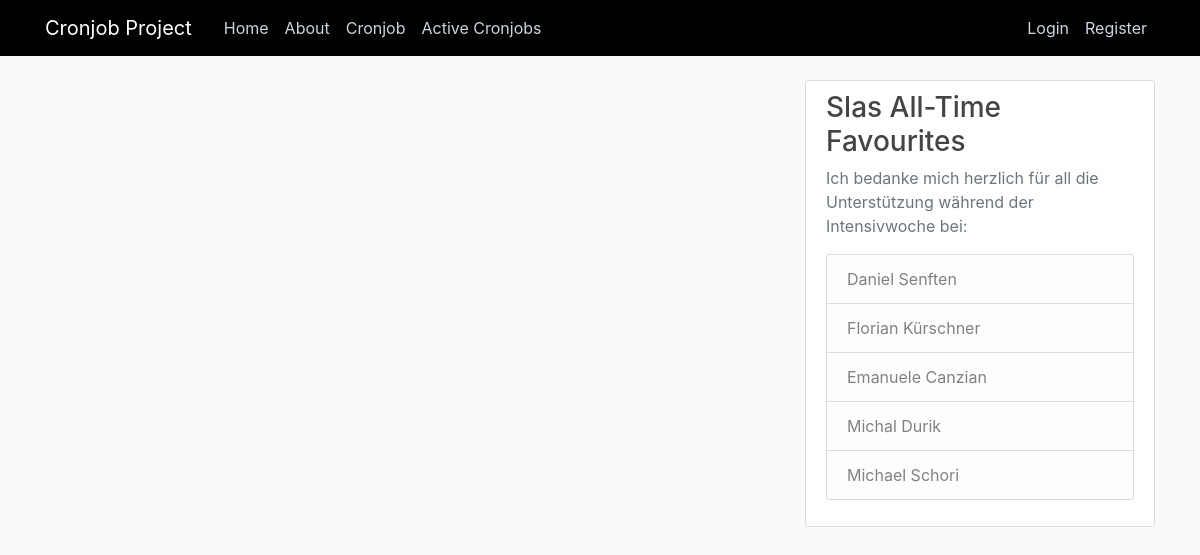
/, run on an earlier commit of the app's database.
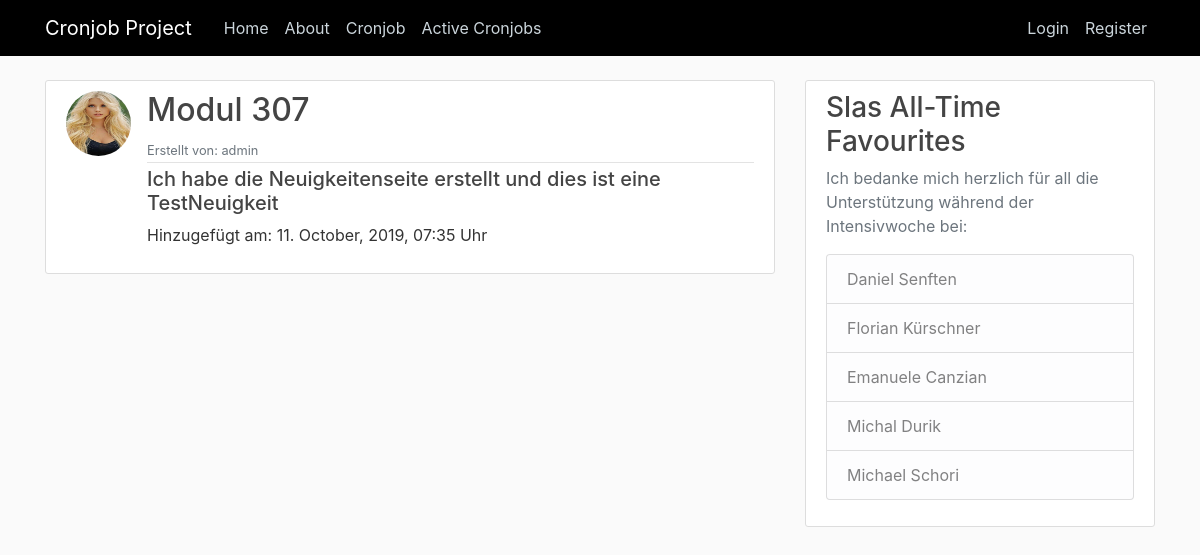
And on a later commit of the database.
### my_app/models.py (models this page shows, shortened)
class Neuigkeiten(models.Model):
    user = models.ForeignKey(User, on_delete=models.CASCADE, default='1')
    title = models.CharField(max_length=128, null=False, default='')
    text = models.TextField(max_length=1000, null=False, default='')
    added = models.DateTimeField(default=timezone.now)

### users/models.py (models this page shows, shortened)
class Profile(models.Model):
    user = models.OneToOneField(User, on_delete=models.CASCADE)
    image = models.ImageField(default='static/media/profile_pics/default.jpg', upload_to='profile_pics')

### my_app/views.py (the view)
# urls.py: 2. Add a URL to urlpatterns:  path('', views.home, name='home')
def home(request):
    context = {
        'neuigkeiten': Neuigkeiten.objects.all()
    }
    return render(request, 'cronjobtemplates/home.html', context)

### my_app/templates/cronjobtemplates/home.html
{% extends "cronjobtemplates/base.html" %}
{% block content %}
{% for neuigkeit in neuigkeiten %}
    <article class="media content-section">
        <img class="rounded-circle article-img" src="{{ neuigkeit.user.profile.image.url }}">
      <div class="media-body">
        <div class="article-metadata">
          <h2>{{ neuigkeit.title }}</h2>
          <small class="text-muted">Erstellt von: {{ neuigkeit.user }}</small>
        </div>
        <h5>{{ neuigkeit.text }}</h5>
        <p class="article-content">Hinzugefügt am: {{ neuigkeit.added|date:"d. F, Y, H:i" }} Uhr</p>
      </div>
    </article>
{% endfor %}
{% endblock content %}

What changed in the data, as far as the page shows it:
added Neuigkeiten: user.profile.image (placeholder picture), title "Modul 307", user "admin", text "Ich habe die Neuigkeitenseite erstellt und dies ist eine TestNeuigkeit", added "11. October, 2019, 07:35"
